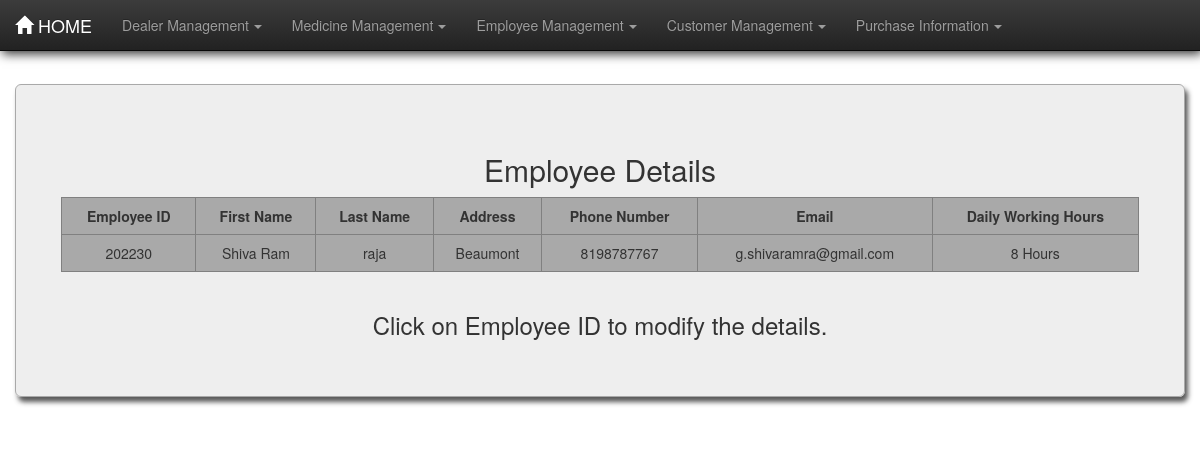
Screenshot of /pharma/emptable/ with the database file from the repository.
### pharma/models.py (models this page shows, shortened)
class Employee(models.Model):
    e_id = models.IntegerField(unique=True)
    fname = models.CharField(max_length=30)
    lname = models.CharField(max_length=30)
    address = models.CharField(max_length=100)
    email = models.CharField(max_length=50)
    sal = models.CharField(max_length=20)
    phn_no = models.BigIntegerField(unique=True)

### pharma/views.py (the view)
def emptable(request):
    emp = Employee.objects.all()
    dict = {"emp": emp}
    return render(request, 'pharma/emptable.html', dict)

### pharma/templates/pharma/emptable.html (shortened to what this page needs)
{% load staticfiles %}
<!DOCTYPE html>
<html lang="en">
<head>
    <link rel="stylesheet" href="{% static 'pharma/css/bootstrap.min.css' %}">
    <link rel="stylesheet" href="{% static 'pharma/css/bootstrap-theme.min.css' %}">
    <link rel="stylesheet" href="{% static 'pharma/css/style.css' %}">
</head>
<body>
<nav class="navbar navbar-inverse navbar-fixed-top">
    <div class="container-fluid">
        <div class="navbar-header">
            <a href="/pharma/index/" class="navbar-brand"><span
                    class="glyphicon glyphicon glyphicon-home"></span>&nbsp;HOME</a>
        </div>
        <div class="collapse navbar-collapse" id="thisnav">
            <ul class="nav navbar-nav">
                <li class="dropdown"><a href="#" class="dropdown-toggle" data-toggle="dropdown">Dealer Management<b
                        class="caret"></b></a>
                </li>
                <li class="dropdown"><a href="#" class="dropdown-toggle" data-toggle="dropdown">Medicine Management<b
                        class="caret"></b></a>
                </li>
                <li class="dropdown"><a href="#" class="dropdown-toggle" data-toggle="dropdown">Employee Management<b
                        class="caret"></b></a>
                </li>
                <li class="dropdown"><a href="#" class="dropdown-toggle" data-toggle="dropdown">Customer Management<b
                        class="caret"></b></a>
                </li>
                <li class="dropdown"><a href="#" class="dropdown-toggle" data-toggle="dropdown">Purchase Information<b
                        class="caret"></b></a>
                </li>
            </ul>
        </div>
    </div>
</nav>
<div class="container-fluid martop7">
    <div class="jumbotron jumcust">
        <h2>Employee Details</h2>
        <div class="row">
            <div class="col-md-1">
            </div>
            <table border="1" class="table table-responsive table-hover col-md-10">
                <tr>
                    <th>Employee ID</th>
                    <th>First Name</th>
                    <th>Last Name</th>
                    <th>Address</th>
                    <th>Phone Number</th>
                    <th>Email</th>
                    <th>Daily Working Hours</th>
                </tr>
                {% for foo in emp %}
                    <tr>
                        <td class="idlink"><a href="/pharma/empformview{{ foo.id }}/">{{ foo.e_id }}</a></td>
                        <td>{{ foo.fname }}</td>
                        <td>{{ foo.lname }}</td>
                        <td>{{ foo.address }}</td>
                        <td>{{ foo.phn_no }}</td>
                        <td>{{ foo.email }}</td>
                        <td>{{ foo.sal }}</td>
                    </tr>
                {% endfor %}
            </table>
        </div>
        <footer><h3>Click on Employee ID to modify the details.</h3></footer>
    </div>
</div>
</body>
</html>

### pharma/static/pharma/css/style.css (style rules this page uses)
body { background-image: url("images/bghome.jpg"); background-size: cover; background-attachment: fixed; min-height: 100vh; }
.caret { margin-left: 5px; }
table { text-align: center; border-collapse: collapse; background-color: darkgray; }
th { text-align: center; }
.martop7 { margin-top: 7%; }
.jumcust { box-shadow: 3px 5px 5px rgba(47, 47, 47, 0.8); border: 1px solid darkgrey; border-radius: 0px; text-align: center; background-color: rgba(238, 238, 238, 0.95); }
.table>tbody>tr>td, .table>tbody>tr>th { border-top: none; }
a:link { text-decoration: none; color: #333; }
.navbar { box-shadow: 2px 3px 10px rgba(0, 0, 0, 0.8); }

### rows the page displays
Employee: e_id "202230", fname "Shiva Ram", lname "raja", address "Beaumont", phn_no "8198787767", email "g.shivaramra@gmail.com", sal "8 Hours"
